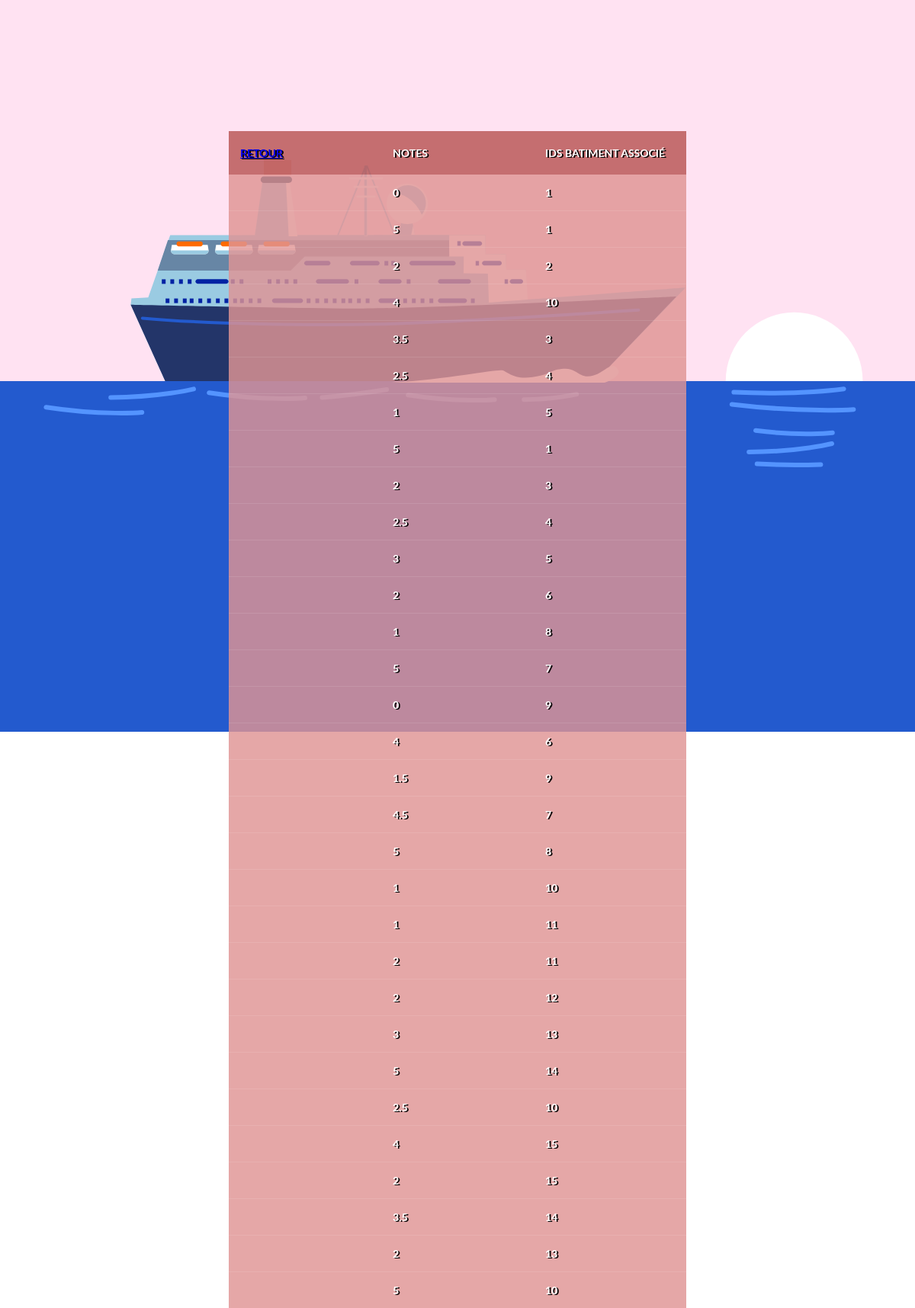
The app's page /PHP/html/Notes/listNotes.php with its own data.
### tables this page shows
CREATE TABLE Notes(
	id_note INTEGER not null,
	note INT CHECK ( note >=0 AND note <= 5),
	
	id_batiment INTEGER,
	
	CONSTRAINT pk_note primary key (id_note)

	CONSTRAINT fk_note
	FOREIGN KEY (id_batiment) REFERENCES Batiments(id_batiment) 
);

### PHP/html/Notes/listNotes.php (the view, shortened to what this page needs)
<?php
    $pdo = new PDO('sqlite:../database/Projet_Croisiere.db');
    $pdo->setAttribute(PDO::ATTR_ERRMODE, PDO::ERRMODE_EXCEPTION);
    $statement = $pdo->query("SELECT * FROM Notes");
?>
<!DOCTYPE html>
<html>
<head>
    <link rel="stylesheet" href="../../css/tables.css">
</head>
<body>
<div style="width:device-width; margin-top: -20%;">
</div>
    <h1>Liste réservation</h1>
    <div class="tbl-header">
        <table cellpadding="0" cellspacing="0" border="0">
				<tr>
                <th><a href="http://localhost:1234/html/main.html">Retour</a></th>
					<th>Notes</th>
					<th>IDs batiment associé</th>
                </tr>
				<?php
					while($rows = $statement->fetch(PDO::FETCH_ASSOC)){
				?>
				<tr>
                    <td></td>
					<td><?php echo $rows['note']?></td>
					<td><?php echo $rows['id_batiment']?></td>
				</tr>
				<?php
					}
				?>
		</table>
    </div>
</body>
</html>

### PHP/css/tables.css (style rules this page uses)
* { margin: 0; padding: 0; font-family: 'lato'; }
h1 { font-size: 30px; color: #fff; text-transform: uppercase; font-weight: 300; text-align: center; margin-bottom: 15px; }
table { width: 50%; table-layout: fixed; position: absolute; top: 10%; left: 25%; }
.tbl-header { background-color: rgba(255,255,255,0.3); }
th { padding: 20px 15px; text-align: left; font-weight: 700; font-size: 14px; color: #fff; text-shadow: 2px 1px #000000; text-transform: uppercase; background-color:rgb(185 85 85 / 82%); }
td { padding: 15px; text-align: left; vertical-align: middle; font-weight: 700; font-size: 14px; color: #fff; text-shadow: 2px 1px #000000; border-bottom: solid 1px rgba(255,255,255,0.1); background-color: rgb(224 148 148 / 82%); }
.ship { background-color: #ffe2f2; }

### records on screen
notes: note "0", id_batiment "1"
notes: note "5", id_batiment "1"
notes: note "2", id_batiment "2"
notes: note "4", id_batiment "10"
notes: note "3.5", id_batiment "3"
notes: note "2.5", id_batiment "4"
notes: note "1", id_batiment "5"
notes: note "5", id_batiment "1"
notes: note "2", id_batiment "3"
notes: note "2.5", id_batiment "4"
notes: note "3", id_batiment "5"
notes: note "2", id_batiment "6"
notes: note "1", id_batiment "8"
notes: note "5", id_batiment "7"
notes: note "0", id_batiment "9"
notes: note "4", id_batiment "6"
notes: note "1.5", id_batiment "9"
notes: note "4.5", id_batiment "7"
notes: note "5", id_batiment "8"
notes: note "1", id_batiment "10"
notes: note "1", id_batiment "11"
notes: note "2", id_batiment "11"
notes: note "2", id_batiment "12"
notes: note "3", id_batiment "13"
notes: note "5", id_batiment "14"
notes: note "2.5", id_batiment "10"
notes: note "4", id_batiment "15"
notes: note "2", id_batiment "15"
notes: note "3.5", id_batiment "14"
notes: note "2", id_batiment "13"
notes: note "5", id_batiment "10"
